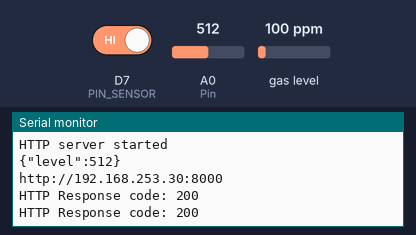
A sketch run on a simulated ESP8266 (NodeMCU). On the bench: the last lines printed to the serial monitor. Inputs (shaded band) come from the test bench; at power-on: A0 (Pin) = 512, D7 (PIN_SENSOR) HIGH, gas level 100 ppm. WiFi joins after 1.5 s; servers stay silent unless stated; uploads are accepted with an empty reply.

Above: at 3.2 s.
3.3 s: A0 (Pin) set to 716
At 4.6 s:
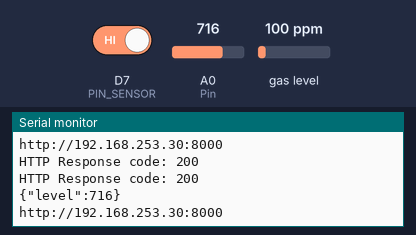
4.9 s: A0 (Pin) set to 900
At 7.0 s:
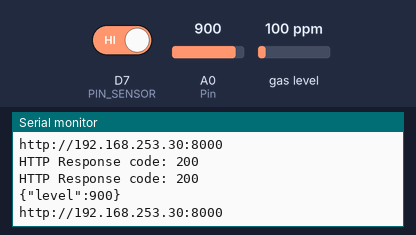
Timing chart, 0 to 8.5 s (numbered marks = the images above; inputs shaded):
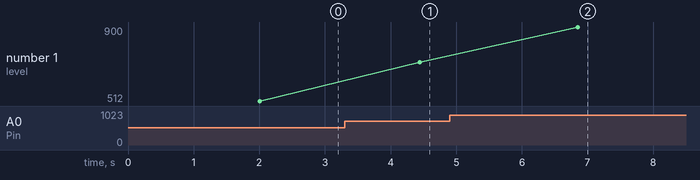

The sketch:

sensors.ino
```cpp
#include <MQUnifiedsensor.h>
#include <ESP8266WiFi.h>
#include <ESP8266WebServer.h>
#include <ESP8266HTTPClient.h>
#include <WiFiClient.h>
#include <ArduinoJson.h>

//#include <WiFiClient.h>
//#include <HTTPClient.h>

// Configuración de la comunicación.
String SSID = "A54 de Adrian"; // A54 de Adrian
String PASSWORD = "12345678";

// Objeto encargado del servicio web. Se sirve en el puerto 80.
//ESP8266WebServer server(80);

/********************************POST********************************/
//Your Domain name with URL path or IP address with path
String serverName = "http://192.168.253.30:8000"; //192.168.198.30
unsigned long lastTime = 0;
unsigned long timerDelay = 5000;

const int PIN_SENSOR = D7;

/************************Hardware Related Macros************************************/
#define Board ("ESP8266")
#define Pin (A0)  // Analog input 3 of your arduino

/***********************Software Related Macros************************************/
#define Type ("MQ-2")  //MQ3
#define Voltage_Resolution (5)
#define ADC_Bit_Resolution (10)  // For ESP8266
#define RatioMQ2CleanAir (9.83)

MQUnifiedsensor MQ2(Board, Voltage_Resolution, ADC_Bit_Resolution, Pin, Type);

int sensorValue = 0;
int sensorFire = 0;

void init_wifi(){

    WiFi.begin(SSID, PASSWORD);
    while (WiFi.status() != WL_CONNECTED) {
        delay(1000);
        Serial.println("Connecting to WiFi..");
    }

    WiFi.setAutoReconnect(true);
    WiFi.persistent(true);

    Serial.print("My IP:");
    Serial.println(WiFi.localIP());

    Serial.println("HTTP server started");
}

void setup()
{
    Serial.begin(9600);
    pinMode(PIN_SENSOR, INPUT);

    MQ2.setRegressionMethod(1);
    MQ2.setA(36974);
    MQ2.setB(-3.109);
    MQ2.init();

    float calcR0 = 0;

    for (int i = 1; i <= 10; i++) {
      MQ2.update();
      calcR0 += MQ2.calibrate(RatioMQ2CleanAir);
      Serial.print(".");
    }

    MQ2.setR0(calcR0 / 10);

    // Por seguridad, si detectamos algún fallo se avisa y nunca pasa al loop.
    if (isinf(calcR0)) {
      Serial.println("Warning: Conection issue founded, R0 is infite (Open circuit detected) please check your wiring and supply");
      while (1);
    }

    if (calcR0 == 0) {
      Serial.println("Warning: Conection issue founded, R0 is zero (Analog pin with short circuit to ground) please check your wiring and supply");
      while (1);
    }

    MQ2.serialDebug(true);

    init_wifi();
}

void loop()
{
  //server.handleClient();

  /**********************HUMO**********************/
  MQ2.update();
  MQ2.readSensor();

  sensorValue = analogRead(A0);

  // Crear el JSON
  StaticJsonDocument<200> JSONData;
  JSONData["level"] = sensorValue;

  // Serializar el JSON
  char data[200];
  serializeJson(JSONData, data);
  Serial.println(data);

  WiFiClient client;
  HTTPClient http;

  /************************POST GAS************************/

    Serial.println(serverName);

    http.begin(client, serverName+"/db_gas");
    http.addHeader("Content-Type", "application/json");

    int httpResponseCode = http.POST(data);

    if (httpResponseCode > 0) {
      Serial.print("HTTP Response code: ");
      Serial.println(httpResponseCode);
      String payload = http.getString();
      Serial.println(payload);
    } else {
      Serial.print("Error en la petición HTTP: ");
      Serial.println(httpResponseCode);
    }

    /************************POST FUEGO************************/

    // Comprobamos si se ha activado el sensor por encima del umbral.
    if (digitalRead(PIN_SENSOR) == LOW){
      //Serial.println("FIRE! FIRE! Find a fire extinguisher!!");
      sensorFire = 1;
    } else if (digitalRead(PIN_SENSOR) == HIGH)	 {
      //Serial.println("Relax, all is OK");
      sensorFire = 0;
    }

    JSONData["level"] = sensorFire;
    serializeJson(JSONData, data);

    http.begin(client, serverName+"/db_fire");
    http.addHeader("Content-Type", "application/json");
    httpResponseCode = http.POST(data);

    if (httpResponseCode > 0) {
      Serial.print("HTTP Response code: ");
      Serial.println(httpResponseCode);
      String payload = http.getString();
      //Serial.println(payload);
    } else {
      Serial.print("Error en la petición HTTP: ");
      Serial.println(httpResponseCode);
    }

  delay(2000);
}
```

Measured:
- after the input at 3.3 s, the serial monitor: prints a new line after 1.1 s (image 1)
- after the input at 4.9 s, the serial monitor: prints a new line after 1.9 s (image 2)
- plotted number 1: 512 → 716 after the input at 3.3 s, 716 → 900 after the input at 4.9 s
